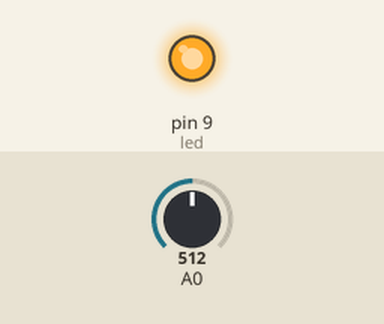
Simulated run of this sketch. Board: Arduino Uno, built with avr-gcc and run on an emulated ATmega328P. On the bench: output pins drawn as LEDs (lit = HIGH). The test bench sets the inputs (shaded band); at power-on: A0 = 512.

Above: at 3.8 s.
3.9 s: A0 set to 122
At 5.7 s:
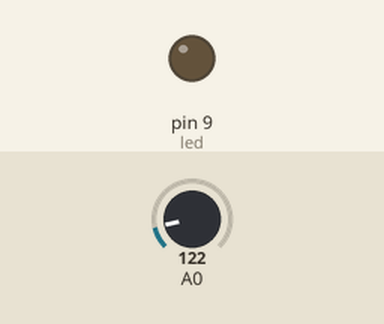
7.9 s: A0 set to 0
Timing chart, 0 to 17.9 s (numbered marks = the images above; inputs shaded):
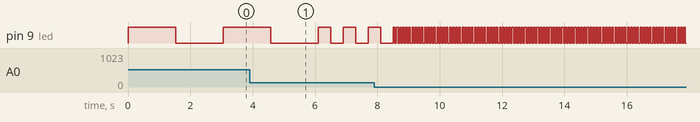

Measured:
- by itself, pin 9 (led): repeats every 0.10 s: HIGH 0.05 s, LOW 0.05 s

The sketch:

analog_delay.ino
```cpp
const int led = 9;
const int pot = A0;

void setup() {
  // put your setup code here, to run once:
  pinMode(led, OUTPUT);
}

void loop() {
  // put your main code here, to run repeatedly:
  int sensorValue = analogRead(A0);

  int value = map(sensorValue, 0, 1023, 50, 3000);

  digitalWrite(led, HIGH);
  delay(value);
  digitalWrite(led, LOW);
  delay(value);
}
```
